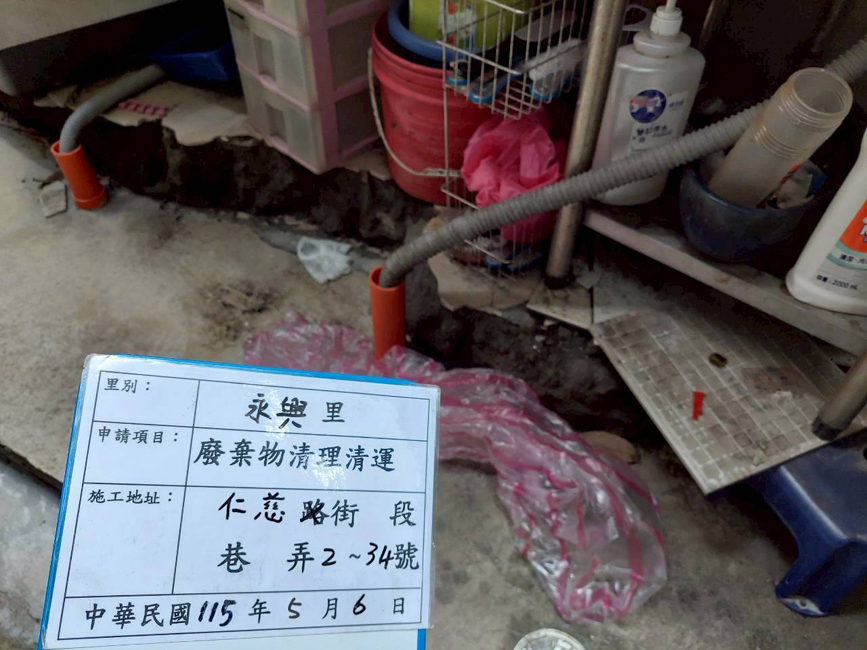
#> input picture 01_測試與範例照片庫/測試SKILLS_043-永興里-廢棄物清除呈報-115.05.06/LINE_ALBUM_永興里廢棄物呈報_260311_2.jpg, 867 x 650 px
$ python debug_measure_043.py
#> lines starting #> are read from the running program, lines starting #| are printed output that depends on the picture
import cv2
import numpy as np
import os

def read_image_utf8(path):
    return cv2.imdecode(np.fromfile(path, dtype=np.uint8), cv2.IMREAD_COLOR)
#> returned value is the input picture: shape (650, 867, 3); mean B, G, R 95.1, 92, 96.5

test_dir = r"測試SKILLS_043-永興里-廢棄物清除呈報-115.05.06"
img = read_image_utf8(os.path.join(test_dir, "LINE_ALBUM_永興里廢棄物呈報_260311_2.jpg"))

if img is not None:
    # Crop using the same coordinates as Case 026
    year_crop = img[590:625, 230:290]
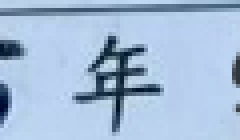
#> year_crop: shape (35, 60, 3) (shown 4 times larger); mean B, G, R 215.9, 188.4, 164.4
    month_crop = img[590:615, 300:335]
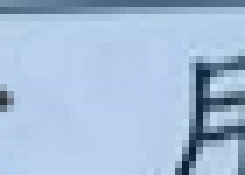
#> month_crop: shape (25, 35, 3) (shown 7 times larger); mean B, G, R 217.3, 189.6, 165.2

    cv2.imwrite("debug_043_year.png", year_crop)
    cv2.imwrite("debug_043_month.png", month_crop)
    print("Saved debug_043_year.png and debug_043_month.png")

$ run again, with 01_測試與範例照片庫/測試SKILLS_043-永興里-廢棄物清除呈報-115.05.06/LINE_ALBUM_永興里廢棄物呈報_260311_1.jpg copied over 01_測試與範例照片庫/測試SKILLS_043-永興里-廢棄物清除呈報-115.05.06/LINE_ALBUM_永興里廢棄物呈報_260311_2.jpg
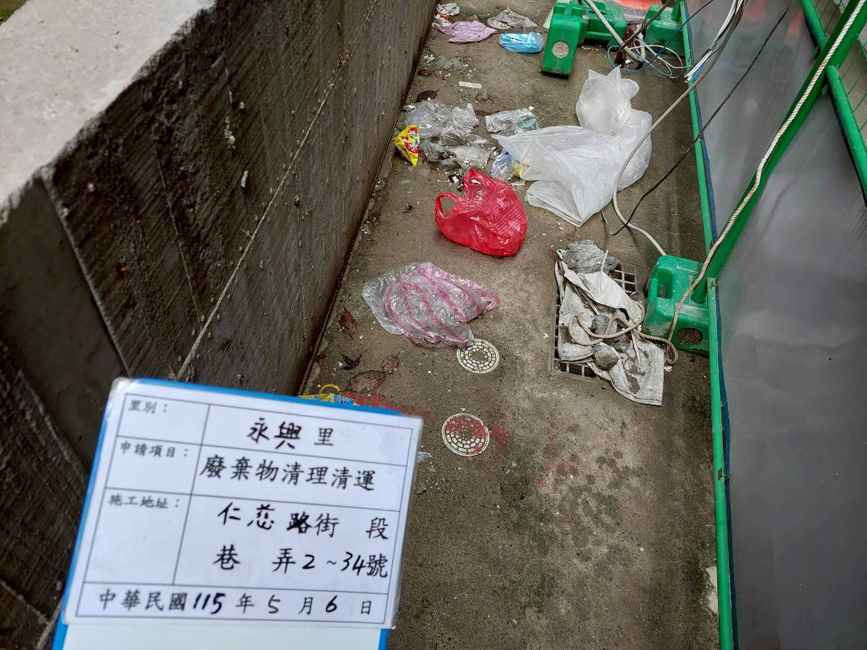
#> input picture 01_測試與範例照片庫/測試SKILLS_043-永興里-廢棄物清除呈報-115.05.06/LINE_ALBUM_永興里廢棄物呈報_260311_1.jpg, 867 x 650 px
#> in read_image_utf8, returned value is the input picture: shape (650, 867, 3); mean B, G, R 99.1, 104.1, 104.4
#> `year_crop = img[590:625, 230:290]`:
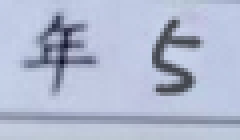
#> year_crop: shape (35, 60, 3) (shown 4 times larger); mean B, G, R 208.3, 185.5, 176.9
#> `month_crop = img[590:615, 300:335]`:
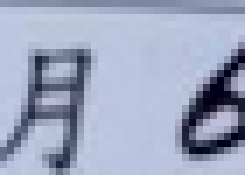
#> month_crop: shape (25, 35, 3) (shown 7 times larger); mean B, G, R 191.8, 166, 157.1

$ run again, with 01_測試與範例照片庫/測試SKILLS_043-永興里-廢棄物清除呈報-115.05.06/LINE_ALBUM_永興里廢棄物呈報_260311_11.jpg copied over 01_測試與範例照片庫/測試SKILLS_043-永興里-廢棄物清除呈報-115.05.06/LINE_ALBUM_永興里廢棄物呈報_260311_2.jpg
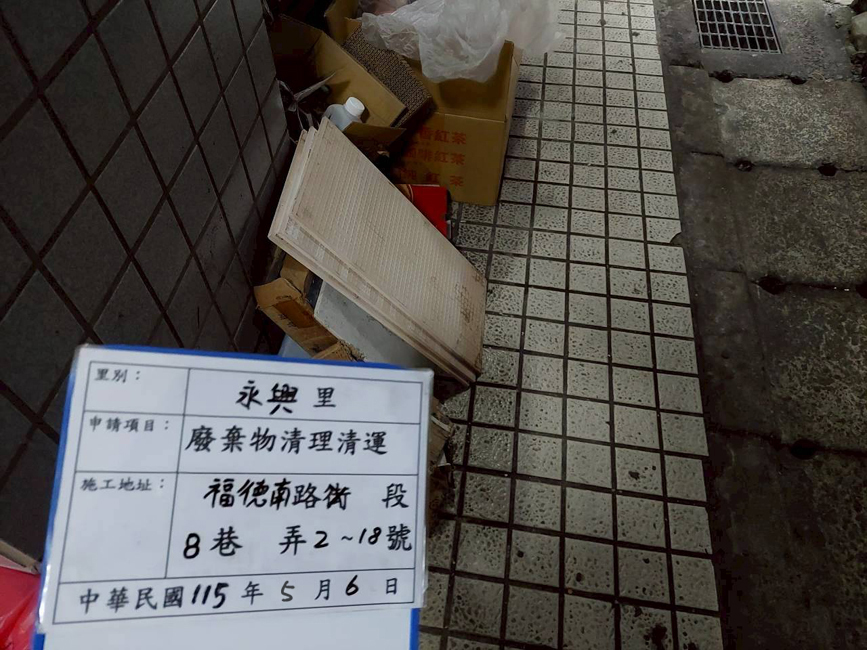
#> input picture 01_測試與範例照片庫/測試SKILLS_043-永興里-廢棄物清除呈報-115.05.06/LINE_ALBUM_永興里廢棄物呈報_260311_11.jpg, 867 x 650 px
#> in read_image_utf8, returned value is the input picture: shape (650, 867, 3); mean B, G, R 77.3, 80.5, 84.2
#> `year_crop = img[590:625, 230:290]`:
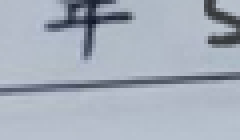
#> year_crop: shape (35, 60, 3) (shown 4 times larger); mean B, G, R 187.2, 174.6, 166.1
#> `month_crop = img[590:615, 300:335]`:
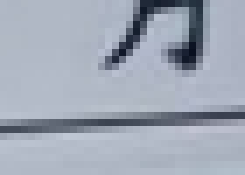
#> month_crop: shape (25, 35, 3) (shown 7 times larger); mean B, G, R 182.3, 168.4, 160.5
